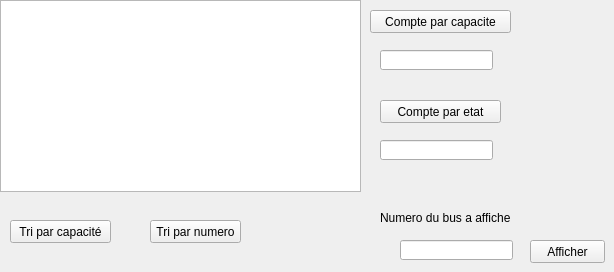
   <widget class="QWidget" name="tab_2">
    <attribute name="title">
     <string>Affichage</string>
    </attribute>
    <widget class="QTableView" name="tableView_bus">
     <property name="geometry">
      <rect>
       <x>0</x>
       <y>0</y>
       <width>361</width>
       <height>192</height>
      </rect>
     </property>
    </widget>
    <widget class="QLineEdit" name="lineEdit_afficher">
     <property name="geometry">
      <rect>
       <x>400</x>
       <y>240</y>
       <width>113</width>
       <height>20</height>
      </rect>
     </property>
    </widget>
    <widget class="QLabel" name="label_5">
     <property name="geometry">
      <rect>
       <x>380</x>
       <y>210</y>
       <width>131</width>
       <height>16</height>
      </rect>
     </property>
     <property name="text">
      <string>Numero du bus a afficher ↓</string>
     </property>
    </widget>
    <widget class="QPushButton" name="pushButton_afficher">
     <property name="geometry">
      <rect>
       <x>530</x>
       <y>240</y>
       <width>75</width>
       <height>23</height>
      </rect>
     </property>
     <property name="text">
      <string>Afficher</string>
     </property>
    </widget>
    <widget class="QPushButton" name="pushButton_tricapacite">
     <property name="geometry">
      <rect>
       <x>10</x>
       <y>220</y>
       <width>101</width>
       <height>23</height>
      </rect>
     </property>
     <property name="text">
      <string>Tri par capacité</string>
     </property>
    </widget>
    <widget class="QPushButton" name="pushButton_trinumero">
     <property name="geometry">
      <rect>
       <x>150</x>
       <y>220</y>
       <width>91</width>
       <height>23</height>
      </rect>
     </property>
     <property name="text">
      <string>Tri par numero</string>
     </property>
    </widget>
    <widget class="QLineEdit" name="lineEdit_etatstat">
     <property name="geometry">
      <rect>
       <x>380</x>
       <y>140</y>
       <width>113</width>
       <height>20</height>
      </rect>
     </property>
    </widget>
    <widget class="QLineEdit" name="lineEdit_capacitestat">
     <property name="geometry">
      <rect>
       <x>380</x>
       <y>50</y>
       <width>113</width>
       <height>20</height>
      </rect>
     </property>
    </widget>
    <widget class="QPushButton" name="pushButton_capacitestat">
     <property name="geometry">
      <rect>
       <x>370</x>
       <y>10</y>
       <width>141</width>
       <height>23</height>
      </rect>
     </property>
     <property name="text">
      <string>Compte par capacite</string>
     </property>
    </widget>
    <widget class="QPushButton" name="pushButton_etatstat">
     <property name="geometry">
      <rect>
       <x>380</x>
       <y>100</y>
       <width>121</width>
       <height>23</height>
      </rect>
     </property>
     <property name="text">
      <string>Compte par etat</string>
     </property>
    </widget>
   </widget>
